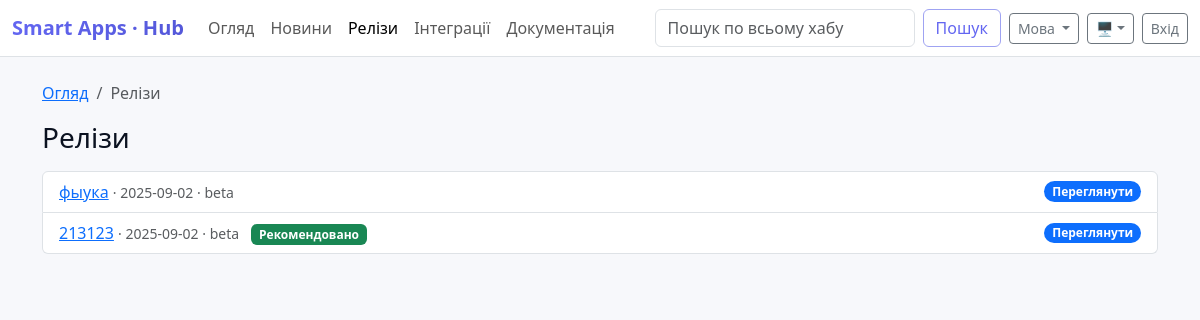
The page /releases.php on the database its author committed.
### tables this page shows
CREATE TABLE syrve_releases (
        id INTEGER PRIMARY KEY AUTOINCREMENT,
        name TEXT NOT NULL,
        slug TEXT NOT NULL UNIQUE,
        released_at TEXT NOT NULL,
        channel TEXT NOT NULL DEFAULT 'stable',
        is_recommended INTEGER NOT NULL DEFAULT 0,
        is_lt INTEGER NOT NULL DEFAULT 0
    , notes_html TEXT NOT NULL DEFAULT '');

### helpers.php (called while the page is built, shortened)
<?php
require_once __DIR__.'/db.php';
if (!function_exists('__')) {
    function __($key): string {
        $d = $GLOBALS['I18N'] ?? [];
        return (string)($d[$key] ?? $key);
    }
}
function e($s){ return htmlspecialchars((string)($s ?? ''), ENT_QUOTES, 'UTF-8'); }
function db_all($sql, $params = []){
    $st = db()->prepare($sql);
    $st->execute($params);
    return $st->fetchAll(PDO::FETCH_ASSOC);
}

### db.php (called while the page is built, shortened)
<?php
function db(): PDO {
    static $pdo = null;
    if ($pdo === null) {
        $dataDir = __DIR__ . '/data';
        $pdo = new PDO('sqlite:' . $dataDir . '/app.db');
        $pdo->setAttribute(PDO::ATTR_ERRMODE, PDO::ERRMODE_EXCEPTION);
        $pdo->exec('PRAGMA foreign_keys = ON;');
        $pdo->exec('PRAGMA journal_mode = WAL;');
        $pdo->exec('PRAGMA synchronous = NORMAL;');
        $pdo->exec('PRAGMA busy_timeout = 5000;');
        migrate($pdo);
    }
    return $pdo;
}
function col_exists(PDO $pdo, string $table, string $col): bool {
    $st = $pdo->query("PRAGMA table_info($table)");
    foreach ($st->fetchAll(PDO::FETCH_ASSOC) as $r) {
        if (strcasecmp((string)$r['name'], $col) === 0) return true;
    }
    return false;
}
function add_col_if_missing(PDO $pdo, string $table, string $col, string $typeSql): void {
    if (!col_exists($pdo, $table, $col)) {
        $pdo->exec("ALTER TABLE $table ADD COLUMN $col $typeSql");
    }
}
function migrate(PDO $pdo): void {
    $pdo->exec("
        CREATE TABLE IF NOT EXISTS news(
            id INTEGER PRIMARY KEY AUTOINCREMENT,
            title      TEXT NOT NULL,
            body_md    TEXT NOT NULL DEFAULT '',
            body_html  TEXT NOT NULL DEFAULT '',
            tags       TEXT DEFAULT '',
            created_at TEXT NOT NULL,
            author     TEXT DEFAULT ''
        );
    ");
    $pdo->exec("
        CREATE TABLE IF NOT EXISTS docs(
            id INTEGER PRIMARY KEY AUTOINCREMENT,
            title          TEXT NOT NULL,
            description_md TEXT NOT NULL,
            link           TEXT DEFAULT '',
            file_path      TEXT DEFAULT '',
            tags           TEXT DEFAULT '',
            updated_at     TEXT NOT NULL
        );
    ");
    $pdo->exec("
        CREATE TABLE IF NOT EXISTS plugins(
            id        INTEGER PRIMARY KEY AUTOINCREMENT,
            slug      TEXT NOT NULL UNIQUE,
            name      TEXT NOT NULL,
            description TEXT NOT NULL,
            repo_url  TEXT DEFAULT '',
            homepage  TEXT DEFAULT '',
            is_active INTEGER NOT NULL DEFAULT 1,
            category  TEXT NOT NULL DEFAULT ''
        );
    ");
    $pdo->exec("
        CREATE TABLE IF NOT EXISTS plugin_versions(
            id          INTEGER PRIMARY KEY AUTOINCREMENT,
            plugin_id   INTEGER NOT NULL REFERENCES plugins(id) ON DELETE CASCADE,
            version     TEXT NOT NULL,
            channel     TEXT NOT NULL,
            min_syrve   TEXT NOT NULL,
            released_at TEXT NOT NULL,
            file_path   TEXT DEFAULT '',
            checksum    TEXT DEFAULT '',
            changelog_md TEXT DEFAULT ''
        );
    ");
    $pdo->exec("
        CREATE TABLE IF NOT EXISTS syrve_releases(
            id             INTEGER PRIMARY KEY AUTOINCREMENT,
            name           TEXT NOT NULL,
            slug           TEXT NOT NULL UNIQUE,
            released_at    TEXT NOT NULL,
            channel        TEXT NOT NULL,
            is_recommended INTEGER NOT NULL DEFAULT 0,
            is_lt          INTEGER NOT NULL DEFAULT 0,
            notes_html     TEXT NOT NULL DEFAULT ''
        );
    ");
    $pdo->exec("
        CREATE TABLE IF NOT EXISTS users(
            id INTEGER PRIMARY KEY AUTOINCREMENT,
            username     TEXT NOT NULL UNIQUE,
            password_hash TEXT NOT NULL,
            role         TEXT NOT NULL DEFAULT 'editor',
            is_active    INTEGER NOT NULL DEFAULT 1,
            created_at   TEXT NOT NULL
        );
    ");
    add_col_if_missing($pdo, 'news', 'body_html', "TEXT NOT NULL DEFAULT ''");
    add_col_if_missing($pdo, 'syrve_releases', 'notes_html', "TEXT NOT NULL DEFAULT ''");
    add_col_if_missing($pdo, 'plugins', 'category', "TEXT NOT NULL DEFAULT ''");
    $pdo->exec("
        CREATE TABLE IF NOT EXISTS plugin_files(
            id INTEGER PRIMARY KEY AUTOINCREMENT,
            plugin_version_id INTEGER NOT NULL REFERENCES plugin_versions(id) ON DELETE CASCADE,
            label      TEXT NOT NULL DEFAULT '',
            file_path  TEXT NOT NULL,
            checksum   TEXT NOT NULL DEFAULT '',
            ext        TEXT NOT NULL DEFAULT '',
            size_bytes INTEGER NOT NULL DEFAULT 0
        );
    ");
    add_col_if_missing($pdo, 'plugin_files', 'ext', "TEXT NOT NULL DEFAULT ''");
    add_col_if_missing($pdo, 'plugin_files', 'size_bytes', "INTEGER NOT NULL DEFAULT 0");
    $u = __DIR__ . '/uploads';
    $pdo->exec("
        CREATE VIRTUAL TABLE IF NOT EXISTS search_all USING fts5(
            type,              -- 'news' | 'doc' | 'plugin'
            rid UNINDEXED,     -- id строки в своей таблице
            title,
            body,
            tags,
            tokenize='unicode61'
        );
    ");
    $pdo->exec("
        CREATE TRIGGER IF NOT EXISTS trg_news_ai AFTER INSERT ON news BEGIN
          INSERT INTO search_all(type,rid,title,body,tags)
          VALUES('news', NEW.id, NEW.title, COALESCE(NULLIF(NEW.body_html,''), NEW.body_md), COALESCE(NEW.tags,''));
        END;
    ");
    $pdo->exec("
        CREATE TRIGGER IF NOT EXISTS trg_news_au AFTER UPDATE ON news BEGIN
          DELETE FROM search_all WHERE type='news' AND rid=OLD.id;
          INSERT INTO search_all(type,rid,title,body,tags)
          VALUES('news', NEW.id, NEW.title, COALESCE(NULLIF(NEW.body_html,''), NEW.body_md), COALESCE(NEW.tags,''));
        END;
    ");
    $pdo->exec("
        CREATE TRIGGER IF NOT EXISTS trg_news_ad AFTER DELETE ON news BEGIN
          DELETE FROM search_all WHERE type='news' AND rid=OLD.id;
        END;
    ");
    $pdo->exec("
        CREATE TRIGGER IF NOT EXISTS trg_docs_ai AFTER INSERT ON docs BEGIN
          INSERT INTO search_all(type,rid,title,body,tags)
          VALUES('doc', NEW.id, NEW.title, NEW.description_md, COALESCE(NEW.tags,''));
        END;
    ");
    $pdo->exec("
        CREATE TRIGGER IF NOT EXISTS trg_docs_au AFTER UPDATE ON docs BEGIN
          DELETE FROM search_all WHERE type='doc' AND rid=OLD.id;
          INSERT INTO search_all(type,rid,title,body,tags)
          VALUES('doc', NEW.id, NEW.title, NEW.description_md, COALESCE(NEW.tags,''));
        END;
    ");
    $pdo->exec("
        CREATE TRIGGER IF NOT EXISTS trg_docs_ad AFTER DELETE ON docs BEGIN
          DELETE FROM search_all WHERE type='doc' AND rid=OLD.id;
        END;
    ");
    $pdo->exec("
        CREATE TRIGGER IF NOT EXISTS trg_plugins_ai AFTER INSERT ON plugins BEGIN
          INSERT INTO search_all(type,rid,title,body,tags)
          VALUES('plugin', NEW.id, NEW.name, NEW.description, COALESCE(NEW.category,''));
        END;
    ");
    $pdo->exec("
        CREATE TRIGGER IF NOT EXISTS trg_plugins_au AFTER UPDATE ON plugins BEGIN
          DELETE FROM search_all WHERE type='plugin' AND rid=OLD.id;
          INSERT INTO search_all(type,rid,title,body,tags)
          VALUES('plugin', NEW.id, NEW.name, NEW.description, COALESCE(NEW.category,''));
        END;
    ");
    $pdo->exec("
        CREATE TRIGGER IF NOT EXISTS trg_plugins_ad AFTER DELETE ON plugins BEGIN
          DELETE FROM search_all WHERE type='plugin' AND rid=OLD.id;
        END;
    ");
    try {
        $cnt = (int)$pdo->query("SELECT COUNT(*) FROM search_all")->fetchColumn();
    } catch (Throwable $e) {
        $cnt = 0;
    }
}

### releases.php (the view, shortened to what this page needs)
<?php
require_once __DIR__.'/helpers.php';
include __DIR__.'/partials_header.php';
$rel = db_all("SELECT * FROM syrve_releases ORDER BY datetime(released_at) DESC");
?>
<nav aria-label="breadcrumb" class="mb-3">
    <ol class="breadcrumb">
        <li class="breadcrumb-item"><a href="index.php"><?=__('Overview')?></a></li>
        <li class="breadcrumb-item active"><?=__('Releases')?></li>
    </ol>
</nav>
<h3 class="mb-3"><?=__('Releases')?></h3>
<ul class="list-group">
    <?php foreach($rel as $r): ?>
        <li class="list-group-item d-flex justify-content-between align-items-center">
            <div>
                <a href="release_view.php?slug=<?=urlencode($r['slug'])?>"><?=e($r['name'])?></a>
                <span class="small text-muted"> · <?=e($r['released_at'])?> · <?=e($r['channel'])?></span>
                <?php if($r['is_recommended']): ?><span class="badge text-bg-success ms-2"><?=__('Recommended')?></span><?php endif; ?>
            </div>
            <span class="badge bg-primary rounded-pill"><?=__('View')?></span>
        </li>
    <?php endforeach; if(empty($rel)) echo '<li class="list-group-item">'.__('No releases yet').'</li>'; ?>
</ul>
<?php include __DIR__.'/partials_footer.php'; ?>

### assets/style.css (style rules this page uses)
:root { --sa-bg: #f7f8fb; --sa-card: #ffffff; --sa-card-2: color-mix(in srgb, var(--sa-card) 92%, #fff); --sa-border: #e9edf3; --sa-ink: #0b1220; --sa-muted: #687385; --sa-brand-50: #eef2ff; --sa-brand-100: #e0e7ff; --sa-brand-200: #c7d2fe; --sa-brand-300: #a5b4fc; --sa-brand-400: #818cf8; --sa-brand-500: #6366f1; --sa-brand-600: #5458d9; --sa-accent: #22c55e; --sa-info: #3b82f6; --sa-warn: #f59e0b; --sa-danger: #ef4444; --sa-radius: 14px; --sa-shadow-sm: 0 6px 18px rgba(12,16,26,.07); --sa-shadow: 0 14px 34px rgba(12,16,26,.10); --sa-time-1: .14s; --sa-time-2: .24s; --sa-time-3: .38s; --sa-ease: cubic-bezier(.2,.55,.18,.99); color-scheme: light dark; }
body { background:var(--sa-bg); color:var(--sa-ink); }
.btn, .chip, .list-group-item, .file-chip { transition: transform var(--sa-time-1) var(--sa-ease), box-shadow var(--sa-time-2) var(--sa-ease), background-color var(--sa-time-2) var(--sa-ease); }
:where(a,button,.form-control,.form-select):focus { box-shadow:0 0 0 .2rem color-mix(in srgb, var(--sa-brand-500) 28%, transparent) !important; border-color: color-mix(in srgb, var(--sa-brand-500) 55%, var(--sa-border)) !important; }
* { scrollbar-width: thin; scrollbar-color: color-mix(in srgb, var(--sa-muted) 35%, transparent) transparent; }

### rows shown on the page
syrve_releases: name "фыука", released_at "2025-09-02", channel "beta"
syrve_releases: name "213123", released_at "2025-09-02", channel "beta"

### other values the page prints
__('Overview') "Огляд"
__('News') "Новини"
__('Releases') "Релізи"
__('Plugins') "Інтеграції"
__('Docs') "Документація"
__('Search') "Пошук"
__('Language') "Мова"
__('Login') "Вхід"
